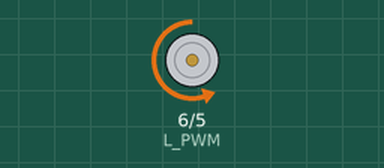
The sketch below on a simulated Arduino Uno, built with avr-gcc and run on an emulated ATmega328P. Parts: motor-driver pin pairs drawn as motors (green arrow = first pin HIGH = forward, orange = second pin HIGH = backward, longer = more drive, scaled by the enable pin).

Above: at 2.5 s.
At 7.5 s:
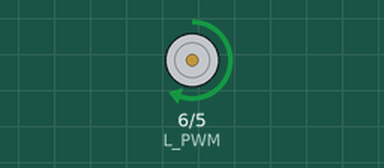
Timing chart, 0 to 13.0 s (numbered marks = the images above):
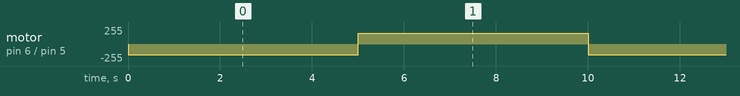

The sketch:

PruebaDireccionBTS.ino
```cpp
// Control de motor con BTS7960

int L_EN = 4;
int R_EN = 4;
int L_PWM = 6;
int R_PWM = 5;

void setup() {
 pinMode(L_EN, OUTPUT);
 pinMode(R_EN, OUTPUT);
 pinMode(L_PWM, OUTPUT);
 pinMode(R_PWM, OUTPUT);

 // Activa la salida
 digitalWrite(R_EN, HIGH);
 digitalWrite(L_EN, HIGH);
}

void loop() {

   int velocidad = 158; // Valor entre 0 y 254

   // Giro derecha
   analogWrite(R_PWM, velocidad);
   analogWrite(L_PWM, 0);

   delay(5000); // Esperamos 1 segundo

   // Giro izquierda
   analogWrite(R_PWM, 0);
   analogWrite(L_PWM, velocidad);

   delay(5000); // Esperamos 1 segundo
}
```

Measured:
- by itself, motor on pin 6 (L_PWM) / pin 5 (R_PWM): alternates forward 158/255 for 5.0 s and backward 158/255 for 5.0 s
